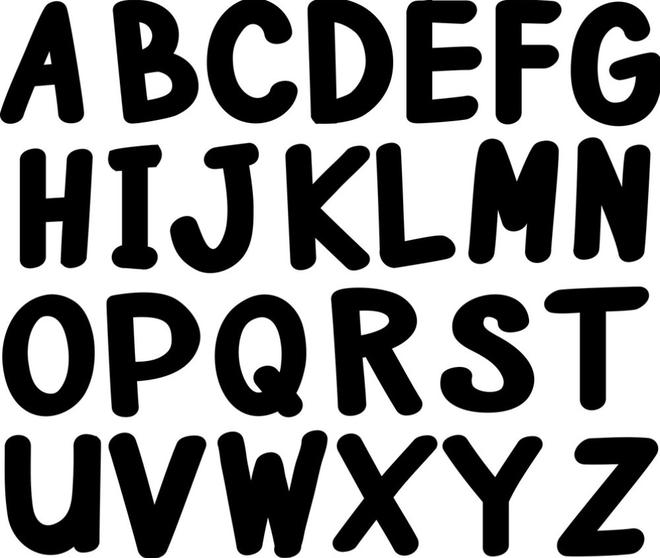
#> input picture codebase/morphological_img.jpg, 660 x 558 px
$ python morphological_filtering.py
#> lines starting #> are read from the running program, lines starting #| are printed output that depends on the picture; after the words box and inside, x2 and y2 are one past the last pixel; in counts of white or black regions, pixels touching at a corner belong together
"""
Python OpenCV Morphological operations are one of the Image processing techniques that processes image based on shape.
This processing strategy is usually performed on binary images.


Morphological operations based on OpenCV are as follows:

Erosion
Dilation
Opening
Closing
Morphological Gradient
For all the above techniques the two important requirements are the binary image and a kernel structuring element that is used to slide across the image.
"""


####################################################################################################################################################
"""
Erosion
Erosion primarily involves eroding the outer surface (the foreground) of the image.
As binary images only contain two pixels 0 and 255, it primarily involves eroding the foreground of the image and it is suggested to have the foreground as white.
The thickness of erosion depends on the size and shape of the defined kernel.
We can make use of NumPy's ones() function to define a kernel.
There are a lot of other functions like NumPy zeros, customized kernels, and others that can be used to define kernels based on the problem in hand.

Code:

Import the necessary packages as shown
Read the image
Binarize the image.
As it is advised to keep the foreground in white, we are performing OpenCV's invert operation on the binarized image to make the foreground as white.
We are defining a 5x5 kernel filled with ones
Then we can make use of Opencv erode() function to erode the boundaries of the image.
"""

import cv2
import numpy as np
import matplotlib.pyplot as plt

# read the image
img = cv2.imread(r"morphological_img.jpg", 0)
#> img is the input picture: shape (558, 660); min 0, max 255, mean 141.7

# binarize the image
binr = cv2.threshold(img, 0, 255, cv2.THRESH_BINARY+cv2.THRESH_OTSU)[1]
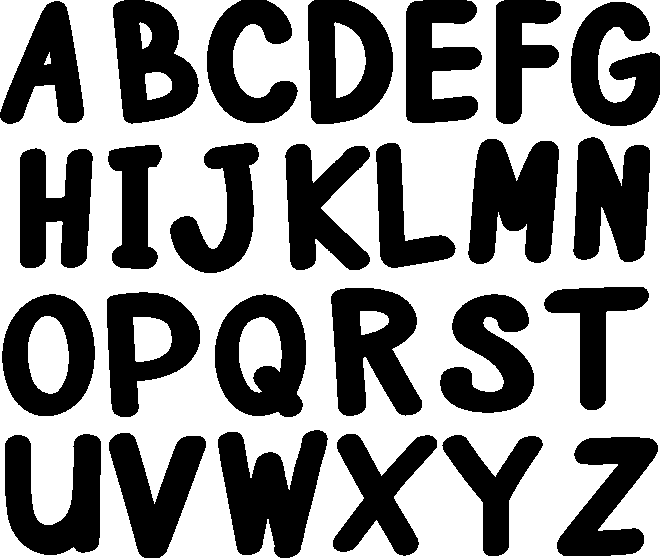
#> binr: shape (558, 660); 55.6% white; 26 black regions, largest, box (x1, y1, x2, y2) and area: (218, 430, 328, 558) 8682, (468, 139, 559, 264) 8175, (331, 288, 422, 416) 7789

# define the kernel
kernel = np.ones((5, 5), np.uint8)

# invert the image
invert = cv2.bitwise_not(binr)

# erode the image
erosion = cv2.erode(invert, kernel,
                    iterations=1)
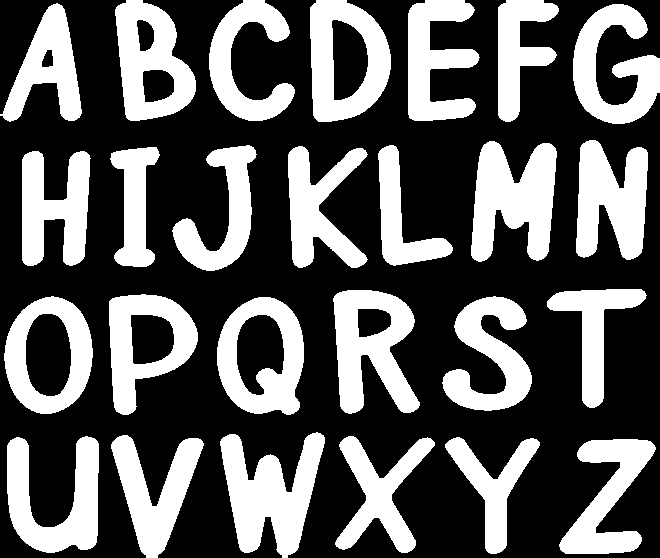
#> erosion: shape (558, 660); 36.1% white; 26 white regions, largest, box (x1, y1, x2, y2) and area: (220, 432, 325, 558) 7276, (471, 141, 557, 262) 6927, (333, 290, 420, 414) 6356

# print the output
plt.imshow(erosion, cmap='gray')


####################################################################################################################################################

"""
Dilation
Dilation involves dilating the outer surface (the foreground) of the image. As binary images only contain two pixels 0 and 255, it primarily involves expanding the foreground of the image and it is suggested to have the foreground as white. The thickness of erosion depends on the size and shape of the defined kernel. We can make use of NumPy's ones() function to define a kernel. There are a lot of other functions like NumPy zeros, customized kernels, and others that can be used to define kernels based on the problem at hand. It is exactly opposite to the erosion operation

Code:

Import the necessary packages as shown
Read the image
Binarize the image.
As it is advised to keep the foreground in white, we are performing OpenCV's invert operation on the binarized image to make the foreground white.
We are defining a 3x3 kernel filled with ones
Then we can make use of the Opencv dilate() function to dilate the boundaries of the image.
"""


import cv2

# read the image
img = cv2.imread(r"morphological_img.jpg", 0)

# binarize the image
binr = cv2.threshold(img, 0, 255, cv2.THRESH_BINARY+cv2.THRESH_OTSU)[1]

# define the kernel
kernel = np.ones((3, 3), np.uint8)

# invert the image
invert = cv2.bitwise_not(binr)

# dilate the image
dilation = cv2.dilate(invert, kernel, iterations=1)
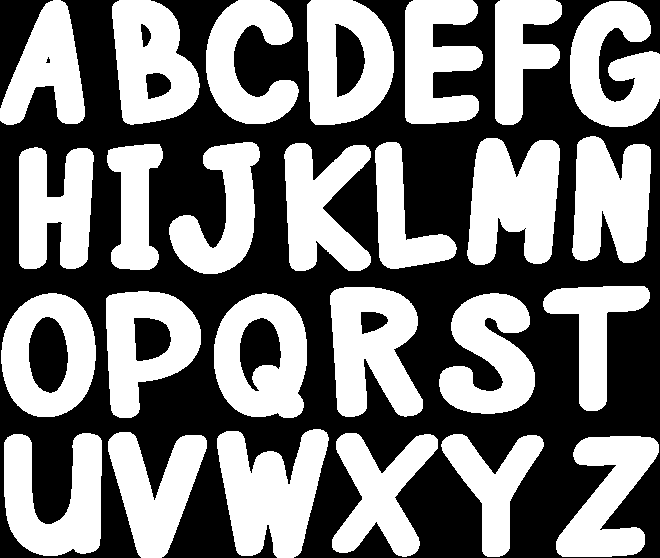
#> dilation: shape (558, 660); 48.6% white; 26 white regions, largest, box (x1, y1, x2, y2) and area: (217, 429, 329, 558) 9391, (467, 138, 560, 265) 8805, (330, 287, 423, 417) 8506

# print the output
plt.imshow(dilation, cmap='gray')


####################################################################################################################################################

"""
Opening
Opening involves erosion followed by dilation in the outer surface (the foreground) of the image. All the above-said constraints for erosion and dilation applies here. It is a blend of the two prime methods. It is generally used to remove the noise in the image.

Code:

Import the necessary packages as shown
Read the image
Binarize the image.
We are defining a 3x3 kernel filled with ones
Then we can make use of the Opencv cv.morphologyEx() function to perform an Opening operation on the image.
"""


# import the necessary packages
import cv2

# read the image
img = cv2.imread(r"morphological_img_1.jpg", 0)
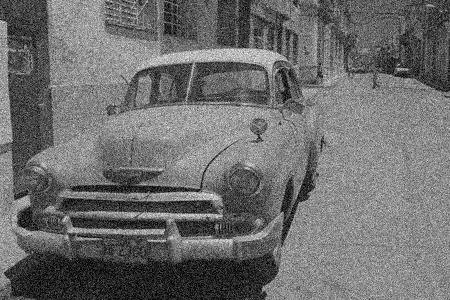
#> input picture codebase/morphological_img_1.jpg, 450 x 300 px
#> img is the input picture: shape (300, 450); min 0, max 255, mean 109.4

# binarize the image
binr = cv2.threshold(img, 0, 255,
                     cv2.THRESH_BINARY+cv2.THRESH_OTSU)[1]
#> binr: shape (300, 450); 59.9% white; 2224 black regions (2205 under 20 px), largest, box (x1, y1, x2, y2) and area: (0, 0, 319, 300) 32249, (266, 0, 450, 115) 8750, (158, 0, 300, 65) 4556

# define the kernel
kernel = np.ones((3, 3), np.uint8)

# opening the image
opening = cv2.morphologyEx(binr, cv2.MORPH_OPEN,
                           kernel, iterations=1)
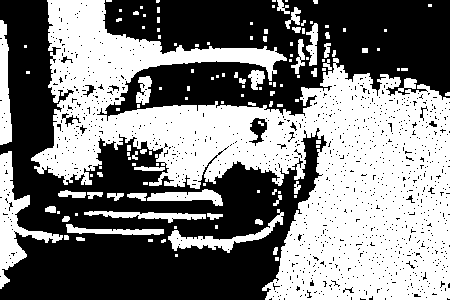
#> opening: shape (300, 450); 49.1% white; 128 white regions (81 under 20 px), largest, box (x1, y1, x2, y2) and area: (31, 0, 450, 300) 56068, (0, 151, 63, 289) 2380, (168, 209, 284, 253) 1115
# print the output
plt.imshow(opening, cmap='gray')


####################################################################################################################################################

"""
Closing
Closing involves dilation followed by erosion in the outer surface (the foreground) of the image. All the above-said constraints for erosion and dilation applies here. It is a blend of the two prime methods. It is generally used to remove the noise in the image.

Code:

Import the necessary packages as shown
Read the image
Binarize the image.
We are defining a 3x3 kernel filled with ones
Then we can make use of the Opencv cv.morphologyEx() function to perform a Closing operation on the image.
"""

import cv2

# read the image
img = cv2.imread(r"morphological_img_1.jpg", 0)

# binarize the image
binr = cv2.threshold(img, 0, 255, cv2.THRESH_BINARY+cv2.THRESH_OTSU)[1]

# define the kernel
kernel = np.ones((3, 3), np.uint8)

# opening the image
closing = cv2.morphologyEx(binr, cv2.MORPH_CLOSE, kernel, iterations=1)
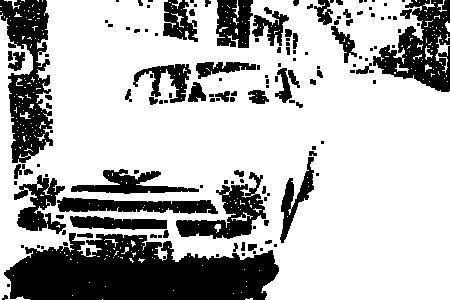
#> closing: shape (300, 450); 71.2% white; 145 black regions (83 under 20 px), largest, box (x1, y1, x2, y2) and area: (4, 233, 279, 300) 13069, (0, 0, 53, 163) 4761, (373, 0, 450, 92) 3721

# print the output
plt.imshow(closing, cmap='gray')


####################################################################################################################################################


"""
Morphological Gradient
Morphological gradient is slightly different than the other operations, because, the morphological gradient first applies erosion and dilation individually on the image and then computes the difference between the eroded and dilated image. The output will be an outline of the given image.

 Code:

Import the necessary packages as shown
Read the image
Binarize the image.
As it is advised to keep the foreground in white, we are performing OpenCV's invert operation on the binarized image to make the foreground as white.
We are defining a 3x3 kernel filled with ones
Then we can make use of the Opencv cv.morphologyEx() function to perform a Morphological gradient on the image.
"""

import cv2

# read the image
img = cv2.imread(r"morphological_img_1.jpg", 0)

# binarize the image
binr = cv2.threshold(img, 0, 255, cv2.THRESH_BINARY+cv2.THRESH_OTSU)[1]

# define the kernel
kernel = np.ones((3, 3), np.uint8)

# invert the image
invert = cv2.bitwise_not(binr)

# use morph gradient
morph_gradient = cv2.morphologyEx(invert,
                                  cv2.MORPH_GRADIENT,
                                  kernel)
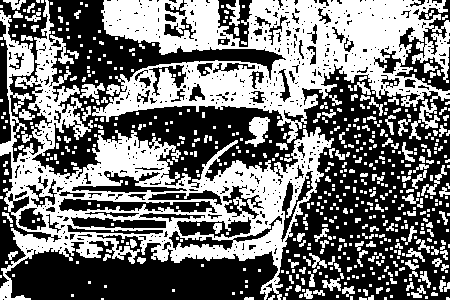
#> morph_gradient: shape (300, 450); 45.9% white; 614 white regions (472 under 20 px), largest, box (x1, y1, x2, y2) and area: (92, 0, 450, 143) 24842, (0, 0, 334, 300) 24698, (245, 117, 270, 147) 413

# print the output
plt.imshow(morph_gradient, cmap='gray')


####################################################################################################################################################
